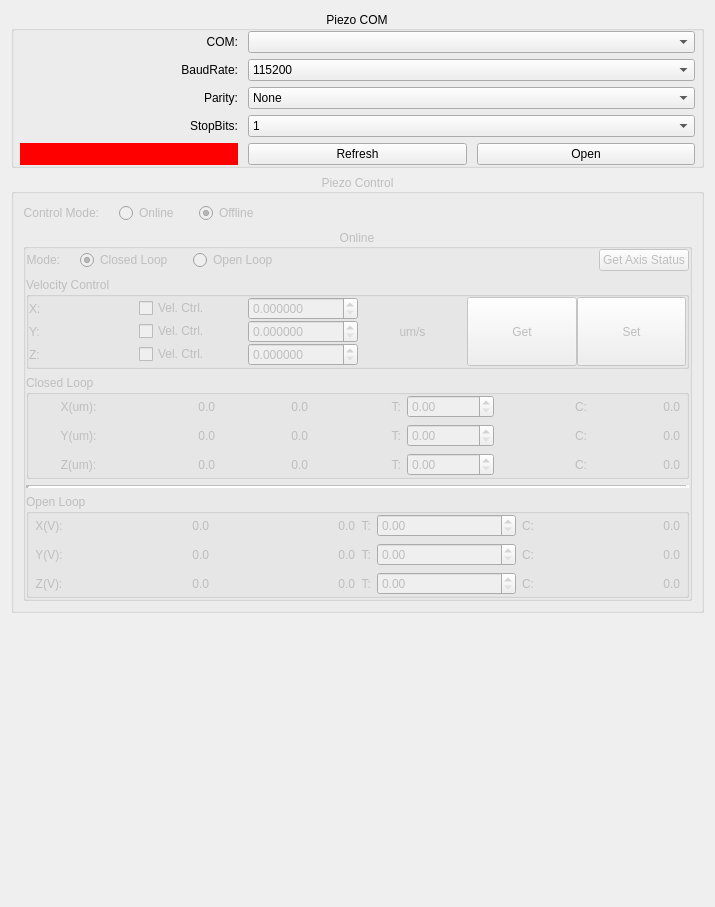
<?xml version="1.0" encoding="UTF-8"?>
<ui version="4.0">
 <class>Piezo_Config_Window</class>
 <widget class="QWidget" name="Piezo_Config_Window">
  <property name="geometry">
   <rect>
    <x>0</x>
    <y>0</y>
    <width>715</width>
    <height>907</height>
   </rect>
  </property>
  <property name="windowTitle">
   <string>Piezo Configuration</string>
  </property>
  <layout class="QVBoxLayout" name="verticalLayout_6">
   <item>
    <widget class="QGroupBox" name="groupBox_COM">
     <property name="title">
      <string>Piezo COM</string>
     </property>
     <property name="alignment">
      <set>Qt::AlignCenter</set>
     </property>
     <layout class="QVBoxLayout" name="verticalLayout_12">
      <property name="leftMargin">
       <number>0</number>
      </property>
      <property name="topMargin">
       <number>0</number>
      </property>
      <property name="rightMargin">
       <number>0</number>
      </property>
      <property name="bottomMargin">
       <number>0</number>
      </property>
      <item>
       <layout class="QGridLayout" name="gridLayout_7">
        <property name="leftMargin">
         <number>6</number>
        </property>
        <property name="rightMargin">
         <number>6</number>
        </property>
        <property name="horizontalSpacing">
         <number>10</number>
        </property>
        <item row="1" column="0">
         <widget class="QLabel" name="label_22">
          <property name="text">
           <string>BaudRate:</string>
          </property>
          <property name="alignment">
           <set>Qt::AlignRight|Qt::AlignTrailing|Qt::AlignVCenter</set>
          </property>
         </widget>
        </item>
        <item row="0" column="1" colspan="2">
         <widget class="QComboBox" name="comboBox_COM">
          <property name="enabled">
           <bool>true</bool>
          </property>
          <property name="sizePolicy">
           <sizepolicy hsizetype="Preferred" vsizetype="Fixed">
            <horstretch>0</horstretch>
            <verstretch>0</verstretch>
           </sizepolicy>
          </property>
         </widget>
        </item>
        <item row="2" column="1" colspan="2">
         <widget class="QComboBox" name="comboBox_COM_Parity">
          <property name="currentIndex">
           <number>0</number>
          </property>
          <item>
           <property name="text">
            <string>None</string>
           </property>
          </item>
          <item>
           <property name="text">
            <string>ODD</string>
           </property>
          </item>
          <item>
           <property name="text">
            <string>EVEN</string>
           </property>
          </item>
         </widget>
        </item>
        <item row="4" column="0">
         <widget class="QLabel" name="label_COM_Status">
          <property name="styleSheet">
           <string notr="true">background : red</string>
          </property>
          <property name="text">
           <string/>
          </property>
          <property name="alignment">
           <set>Qt::AlignCenter</set>
          </property>
          <property name="margin">
           <number>0</number>
          </property>
         </widget>
        </item>
        <item row="0" column="0">
         <widget class="QLabel" name="label_21">
          <property name="text">
           <string>COM:</string>
          </property>
          <property name="alignment">
           <set>Qt::AlignRight|Qt::AlignTrailing|Qt::AlignVCenter</set>
          </property>
         </widget>
        </item>
        <item row="1" column="1" colspan="2">
         <widget class="QComboBox" name="comboBox_COM_Baudrate">
          <property name="currentIndex">
           <number>4</number>
          </property>
          <item>
           <property name="text">
            <string>9600</string>
           </property>
          </item>
          <item>
           <property name="text">
            <string>19200</string>
           </property>
          </item>
          <item>
           <property name="text">
            <string>38400</string>
           </property>
          </item>
          <item>
           <property name="text">
            <string>57600</string>
           </property>
          </item>
          <item>
           <property name="text">
            <string>115200</string>
           </property>
          </item>
         </widget>
        </item>
        <item row="4" column="2">
         <widget class="QPushButton" name="pushButton_COM_Open">
          <property name="maximumSize">
           <size>
            <width>16777215</width>
            <height>16777215</height>
           </size>
          </property>
          <property name="text">
           <string>Open</string>
          </property>
          <property name="checkable">
           <bool>true</bool>
          </property>
          <property name="flat">
           <bool>false</bool>
          </property>
         </widget>
        </item>
        <item row="2" column="0">
         <widget class="QLabel" name="label_23">
          <property name="text">
           <string>Parity:</string>
          </property>
          <property name="alignment">
           <set>Qt::AlignRight|Qt::AlignTrailing|Qt::AlignVCenter</set>
          </property>
         </widget>
        </item>
        <item row="4" column="1">
         <widget class="QPushButton" name="pushButton_COM_Refresh">
          <property name="minimumSize">
           <size>
            <width>0</width>
            <height>0</height>
           </size>
          </property>
          <property name="maximumSize">
           <size>
            <width>16777215</width>
            <height>16777215</height>
           </size>
          </property>
          <property name="text">
           <string>Refresh</string>
          </property>
          <property name="checkable">
           <bool>false</bool>
          </property>
         </widget>
        </item>
        <item row="3" column="0">
         <widget class="QLabel" name="label_24">
          <property name="text">
           <string>StopBits:</string>
          </property>
          <property name="alignment">
           <set>Qt::AlignRight|Qt::AlignTrailing|Qt::AlignVCenter</set>
          </property>
         </widget>
        </item>
        <item row="3" column="1" colspan="2">
         <widget class="QComboBox" name="comboBox_COM_Stopbits">
          <property name="currentIndex">
           <number>0</number>
          </property>
          <item>
           <property name="text">
            <string>1</string>
           </property>
          </item>
          <item>
           <property name="text">
            <string>1.5</string>
           </property>
          </item>
          <item>
           <property name="text">
            <string>2</string>
           </property>
          </item>
         </widget>
        </item>
       </layout>
      </item>
     </layout>
    </widget>
   </item>
   <item>
    <widget class="QGroupBox" name="groupBox_Control">
     <property name="enabled">
      <bool>false</bool>
     </property>
     <property name="title">
      <string>Piezo Control</string>
     </property>
     <property name="alignment">
      <set>Qt::AlignCenter</set>
     </property>
     <layout class="QVBoxLayout" name="verticalLayout_2">
      <item>
       <layout class="QHBoxLayout" name="horizontalLayout_4">
        <property name="spacing">
         <number>20</number>
        </property>
        <item>
         <widget class="QLabel" name="label_2">
          <property name="text">
           <string>Control Mode:</string>
          </property>
          <property name="alignment">
           <set>Qt::AlignRight|Qt::AlignTrailing|Qt::AlignVCenter</set>
          </property>
         </widget>
        </item>
        <item>
         <widget class="QRadioButton" name="radioButton_Online">
          <property name="text">
           <string>Online</string>
          </property>
         </widget>
        </item>
        <item>
         <widget class="QRadioButton" name="radioButton_Offline">
          <property name="text">
           <string>Offline</string>
          </property>
          <property name="checked">
           <bool>true</bool>
          </property>
         </widget>
        </item>
        <item>
         <spacer name="horizontalSpacer_2">
          <property name="orientation">
           <enum>Qt::Horizontal</enum>
          </property>
          <property name="sizeHint" stdset="0">
           <size>
            <width>40</width>
            <height>20</height>
           </size>
          </property>
         </spacer>
        </item>
       </layout>
      </item>
      <item>
       <widget class="QGroupBox" name="groupBox_Control_Online">
        <property name="enabled">
         <bool>false</bool>
        </property>
        <property name="title">
         <string>Online</string>
        </property>
        <property name="alignment">
         <set>Qt::AlignCenter</set>
        </property>
        <layout class="QVBoxLayout" name="verticalLayout_3">
         <property name="leftMargin">
          <number>0</number>
         </property>
         <property name="topMargin">
          <number>0</number>
         </property>
         <property name="rightMargin">
          <number>0</number>
         </property>
         <property name="bottomMargin">
          <number>0</number>
         </property>
         <item>
          <layout class="QHBoxLayout" name="horizontalLayout" stretch="0,0,0,0,0">
           <property name="spacing">
            <number>20</number>
           </property>
           <item>
            <widget class="QLabel" name="label">
             <property name="text">
              <string>Mode:</string>
             </property>
             <property name="alignment">
              <set>Qt::AlignRight|Qt::AlignTrailing|Qt::AlignVCenter</set>
             </property>
            </widget>
           </item>
           <item>
            <widget class="QRadioButton" name="radioButton_ClosedLoop">
             <property name="text">
              <string>Closed Loop</string>
             </property>
             <property name="checked">
              <bool>true</bool>
             </property>
            </widget>
           </item>
           <item>
            <widget class="QRadioButton" name="radioButton_OpenLoop">
             <property name="text">
              <string>Open Loop</string>
             </property>
            </widget>
           </item>
           <item>
            <spacer name="horizontalSpacer">
             <property name="orientation">
              <enum>Qt::Horizontal</enum>
             </property>
             <property name="sizeHint" stdset="0">
              <size>
               <width>40</width>
               <height>20</height>
              </size>
             </property>
            </spacer>
           </item>
           <item>
            <widget class="QPushButton" name="pushButton_Sync">
             <property name="text">
              <string>Get Axis Status</string>
             </property>
            </widget>
           </item>
          </layout>
         </item>
         <item>
          <widget class="QGroupBox" name="groupBox_VelControl">
           <property name="title">
            <string>Velocity Control</string>
           </property>
           <layout class="QVBoxLayout" name="verticalLayout">
            <property name="spacing">
             <number>0</number>
            </property>
            <property name="leftMargin">
             <number>0</number>
            </property>
            <property name="topMargin">
             <number>0</number>
            </property>
            <property name="rightMargin">
             <number>0</number>
            </property>
            <property name="bottomMargin">
             <number>0</number>
            </property>
            <item>
             <layout class="QGridLayout" name="gridLayout">
              <item row="0" column="0">
               <widget class="QLabel" name="label_56">
                <property name="text">
                 <string>X:</string>
                </property>
                <property name="alignment">
                 <set>Qt::AlignLeading|Qt::AlignLeft|Qt::AlignVCenter</set>
                </property>
               </widget>
              </item>
              <item row="0" column="1">
               <widget class="QCheckBox" name="checkBox_VelCtrlX">
                <property name="text">
                 <string>Vel. Ctrl.</string>
                </property>
               </widget>
              </item>
              <item row="0" column="2">
               <widget class="QDoubleSpinBox" name="doubleSpinBox_XVel">
                <property name="keyboardTracking">
                 <bool>false</bool>
                </property>
                <property name="decimals">
                 <number>6</number>
                </property>
                <property name="maximum">
                 <double>100.000000000000000</double>
                </property>
                <property name="singleStep">
                 <double>0.010000000000000</double>
                </property>
               </widget>
              </item>
              <item row="0" column="3" rowspan="3">
               <widget class="QLabel" name="label_VelUnit">
                <property name="text">
                 <string>um/s</string>
                </property>
                <property name="alignment">
                 <set>Qt::AlignCenter</set>
                </property>
               </widget>
              </item>
              <item row="1" column="0">
               <widget class="QLabel" name="label_55">
                <property name="text">
                 <string>Y:</string>
                </property>
                <property name="alignment">
                 <set>Qt::AlignLeading|Qt::AlignLeft|Qt::AlignVCenter</set>
                </property>
               </widget>
              </item>
              <item row="1" column="1">
               <widget class="QCheckBox" name="checkBox_VelCtrlY">
                <property name="text">
                 <string>Vel. Ctrl.</string>
                </property>
               </widget>
              </item>
              <item row="1" column="2">
               <widget class="QDoubleSpinBox" name="doubleSpinBox_YVel">
                <property name="keyboardTracking">
                 <bool>false</bool>
                </property>
                <property name="decimals">
                 <number>6</number>
                </property>
                <property name="maximum">
                 <double>100.000000000000000</double>
                </property>
                <property name="singleStep">
                 <double>0.010000000000000</double>
                </property>
               </widget>
              </item>
              <item row="2" column="0">
               <widget class="QLabel" name="label_54">
                <property name="text">
                 <string>Z:</string>
                </property>
                <property name="alignment">
                 <set>Qt::AlignLeading|Qt::AlignLeft|Qt::AlignVCenter</set>
                </property>
               </widget>
              </item>
              <item row="2" column="1">
               <widget class="QCheckBox" name="checkBox_VelCtrlZ">
                <property name="text">
                 <string>Vel. Ctrl.</string>
                </property>
               </widget>
              </item>
              <item row="2" column="2">
               <widget class="QDoubleSpinBox" name="doubleSpinBox_ZVel">
                <property name="keyboardTracking">
                 <bool>false</bool>
                </property>
                <property name="decimals">
                 <number>6</number>
                </property>
                <property name="maximum">
                 <double>100.000000000000000</double>
                </property>
                <property name="singleStep">
                 <double>0.010000000000000</double>
                </property>
               </widget>
              </item>
              <item row="0" column="4" rowspan="3">
               <widget class="QPushButton" name="pushButton_GetVel">
                <property name="sizePolicy">
                 <sizepolicy hsizetype="Minimum" vsizetype="MinimumExpanding">
                  <horstretch>0</horstretch>
                  <verstretch>0</verstretch>
                 </sizepolicy>
                </property>
                <property name="text">
                 <string>Get</string>
                </property>
               </widget>
              </item>
              <item row="0" column="5" rowspan="3">
               <widget class="QPushButton" name="pushButton_SetVel">
                <property name="sizePolicy">
                 <sizepolicy hsizetype="Minimum" vsizetype="MinimumExpanding">
                  <horstretch>0</horstretch>
                  <verstretch>0</verstretch>
                 </sizepolicy>
                </property>
                <property name="text">
                 <string>Set</string>
                </property>
               </widget>
              </item>
             </layout>
            </item>
           </layout>
          </widget>
         </item>
         <item>
          <widget class="QGroupBox" name="groupBox_Control_ClosedLoop">
           <property name="enabled">
            <bool>false</bool>
           </property>
           <property name="title">
            <string>Closed Loop</string>
           </property>
           <layout class="QVBoxLayout" name="verticalLayout_4">
            <property name="leftMargin">
             <number>0</number>
            </property>
            <property name="topMargin">
             <number>0</number>
            </property>
            <property name="rightMargin">
             <number>0</number>
            </property>
            <property name="bottomMargin">
             <number>0</number>
            </property>
            <item>
             <layout class="QGridLayout" name="gridLayout_ClosedLoop" columnstretch="0,0,0,0,0,0,0">
              <property name="leftMargin">
               <number>6</number>
              </property>
              <property name="rightMargin">
               <number>6</number>
              </property>
              <item row="1" column="2">
               <widget class="QLabel" name="label_YMAX_C">
                <property name="text">
                 <string>0.0</string>
                </property>
                <property name="alignment">
                 <set>Qt::AlignRight|Qt::AlignTrailing|Qt::AlignVCenter</set>
                </property>
               </widget>
              </item>
              <item row="1" column="3">
               <widget class="QLabel" name="label_47">
                <property name="text">
                 <string>T:</string>
                </property>
                <property name="alignment">
                 <set>Qt::AlignRight|Qt::AlignTrailing|Qt::AlignVCenter</set>
                </property>
               </widget>
              </item>
              <item row="2" column="2">
               <widget class="QLabel" name="label_ZMAX_C">
                <property name="text">
                 <string>0.0</string>
                </property>
                <property name="alignment">
                 <set>Qt::AlignRight|Qt::AlignTrailing|Qt::AlignVCenter</set>
                </property>
               </widget>
              </item>
              <item row="0" column="3">
               <widget class="QLabel" name="label_50">
                <property name="text">
                 <string>T:</string>
                </property>
                <property name="alignment">
                 <set>Qt::AlignRight|Qt::AlignTrailing|Qt::AlignVCenter</set>
                </property>
               </widget>
              </item>
              <item row="0" column="2">
               <widget class="QLabel" name="label_XMAX_C">
                <property name="text">
                 <string>0.0</string>
                </property>
                <property name="alignment">
                 <set>Qt::AlignRight|Qt::AlignTrailing|Qt::AlignVCenter</set>
                </property>
               </widget>
              </item>
              <item row="2" column="5">
               <widget class="QLabel" name="label_52">
                <property name="text">
                 <string>C:</string>
                </property>
                <property name="alignment">
                 <set>Qt::AlignRight|Qt::AlignTrailing|Qt::AlignVCenter</set>
                </property>
               </widget>
              </item>
              <item row="0" column="6">
               <widget class="QLabel" name="label_XCurrentPos_C">
                <property name="text">
                 <string>0.0</string>
                </property>
                <property name="alignment">
                 <set>Qt::AlignRight|Qt::AlignTrailing|Qt::AlignVCenter</set>
                </property>
               </widget>
              </item>
              <item row="1" column="5">
               <widget class="QLabel" name="label_53">
                <property name="text">
                 <string>C:</string>
                </property>
                <property name="alignment">
                 <set>Qt::AlignRight|Qt::AlignTrailing|Qt::AlignVCenter</set>
                </property>
               </widget>
              </item>
              <item row="2" column="4">
               <widget class="QDoubleSpinBox" name="doubleSpinBox_ZTarget_C">
                <property name="keyboardTracking">
                 <bool>false</bool>
                </property>
                <property name="maximum">
                 <double>100.000000000000000</double>
                </property>
                <property name="singleStep">
                 <double>0.010000000000000</double>
                </property>
               </widget>
              </item>
              <item row="0" column="4">
               <widget class="QDoubleSpinBox" name="doubleSpinBox_XTarget_C">
                <property name="keyboardTracking">
                 <bool>false</bool>
                </property>
                <property name="maximum">
                 <double>100.000000000000000</double>
                </property>
                <property name="singleStep">
                 <double>0.010000000000000</double>
                </property>
               </widget>
              </item>
              <item row="2" column="1">
               <widget class="QLabel" name="label_ZMIN_C">
                <property name="text">
                 <string>0.0</string>
                </property>
                <property name="alignment">
                 <set>Qt::AlignRight|Qt::AlignTrailing|Qt::AlignVCenter</set>
                </property>
               </widget>
              </item>
              <item row="0" column="5">
               <widget class="QLabel" name="label_49">
                <property name="text">
                 <string>C:</string>
                </property>
                <property name="alignment">
                 <set>Qt::AlignRight|Qt::AlignTrailing|Qt::AlignVCenter</set>
                </property>
               </widget>
              </item>
              <item row="1" column="1">
               <widget class="QLabel" name="label_YMIN_C">
                <property name="text">
                 <string>0.0</string>
                </property>
                <property name="alignment">
                 <set>Qt::AlignRight|Qt::AlignTrailing|Qt::AlignVCenter</set>
                </property>
               </widget>
              </item>
              <item row="0" column="1">
               <widget class="QLabel" name="label_XMIN_C">
                <property name="text">
                 <string>0.0</string>
                </property>
                <property name="alignment">
                 <set>Qt::AlignRight|Qt::AlignTrailing|Qt::AlignVCenter</set>
                </property>
               </widget>
              </item>
              <item row="2" column="3">
               <widget class="QLabel" name="label_45">
                <property name="text">
                 <string>T:</string>
                </property>
                <property name="alignment">
                 <set>Qt::AlignRight|Qt::AlignTrailing|Qt::AlignVCenter</set>
                </property>
               </widget>
              </item>
              <item row="2" column="6">
               <widget class="QLabel" name="label_ZCurrentPos_C">
                <property name="text">
                 <string>0.0</string>
                </property>
                <property name="alignment">
                 <set>Qt::AlignRight|Qt::AlignTrailing|Qt::AlignVCenter</set>
                </property>
               </widget>
              </item>
              <item row="1" column="6">
               <widget class="QLabel" name="label_YCurrentPos_C">
                <property name="text">
                 <string>0.0</string>
                </property>
                <property name="alignment">
                 <set>Qt::AlignRight|Qt::AlignTrailing|Qt::AlignVCenter</set>
                </property>
               </widget>
              </item>
              <item row="1" column="4">
               <widget class="QDoubleSpinBox" name="doubleSpinBox_YTarget_C">
                <property name="keyboardTracking">
                 <bool>false</bool>
                </property>
                <property name="maximum">
                 <double>100.000000000000000</double>
                </property>
                <property name="singleStep">
                 <double>0.010000000000000</double>
                </property>
               </widget>
              </item>
              <item row="0" column="0">
               <widget class="QLabel" name="label_46">
                <property name="text">
                 <string>X(um):</string>
                </property>
                <property name="alignment">
                 <set>Qt::AlignCenter</set>
                </property>
               </widget>
              </item>
              <item row="1" column="0">
               <widget class="QLabel" name="label_48">
                <property name="text">
                 <string>Y(um):</string>
                </property>
                <property name="alignment">
                 <set>Qt::AlignCenter</set>
                </property>
               </widget>
              </item>
              <item row="2" column="0">
               <widget class="QLabel" name="label_51">
                <property name="text">
                 <string>Z(um):</string>
                </property>
                <property name="alignment">
                 <set>Qt::AlignCenter</set>
                </property>
               </widget>
              </item>
             </layout>
            </item>
           </layout>
          </widget>
         </item>
         <item>
          <widget class="Line" name="line">
           <property name="lineWidth">
            <number>4</number>
           </property>
           <property name="orientation">
            <enum>Qt::Horizontal</enum>
           </property>
          </widget>
         </item>
         <item>
          <widget class="QGroupBox" name="groupBox_Control_OpenLoop">
           <property name="enabled">
            <bool>false</bool>
           </property>
           <property name="title">
            <string>Open Loop</string>
           </property>
           <layout class="QVBoxLayout" name="verticalLayout_5">
            <property name="leftMargin">
             <number>0</number>
            </property>
            <property name="topMargin">
             <number>0</number>
            </property>
            <property name="rightMargin">
             <number>0</number>
            </property>
            <property name="bottomMargin">
             <number>0</number>
            </property>
            <item>
             <layout class="QGridLayout" name="gridLayout_OpenLoop" columnstretch="0,1,1,0,1,0,1">
              <property name="leftMargin">
               <number>6</number>
              </property>
              <property name="rightMargin">
               <number>6</number>
              </property>
              <item row="1" column="1">
               <widget class="QLabel" name="label_YMIN_O">
                <property name="text">
                 <string>0.0</string>
                </property>
                <property name="alignment">
                 <set>Qt::AlignRight|Qt::AlignTrailing|Qt::AlignVCenter</set>
                </property>
               </widget>
              </item>
              <item row="0" column="2">
               <widget class="QLabel" name="label_XMAX_O">
                <property name="text">
                 <string>0.0</string>
                </property>
                <property name="alignment">
                 <set>Qt::AlignRight|Qt::AlignTrailing|Qt::AlignVCenter</set>
                </property>
               </widget>
              </item>
              <item row="2" column="3">
               <widget class="QLabel" name="label_29">
                <property name="text">
                 <string>T:</string>
                </property>
                <property name="alignment">
                 <set>Qt::AlignRight|Qt::AlignTrailing|Qt::AlignVCenter</set>
                </property>
               </widget>
              </item>
              <item row="2" column="6">
               <widget class="QLabel" name="label_ZCurrentPos_O">
                <property name="text">
                 <string>0.0</string>
                </property>
                <property name="alignment">
                 <set>Qt::AlignRight|Qt::AlignTrailing|Qt::AlignVCenter</set>
                </property>
               </widget>
              </item>
              <item row="0" column="0">
               <widget class="QLabel" name="label_33">
                <property name="text">
                 <string>X(V):</string>
                </property>
                <property name="alignment">
                 <set>Qt::AlignCenter</set>
                </property>
               </widget>
              </item>
              <item row="1" column="3">
               <widget class="QLabel" name="label_35">
                <property name="text">
                 <string>T:</string>
                </property>
                <property name="alignment">
                 <set>Qt::AlignRight|Qt::AlignTrailing|Qt::AlignVCenter</set>
                </property>
               </widget>
              </item>
              <item row="1" column="0">
               <widget class="QLabel" name="label_28">
                <property name="text">
                 <string>Y(V):</string>
                </property>
                <property name="alignment">
                 <set>Qt::AlignCenter</set>
                </property>
               </widget>
              </item>
              <item row="2" column="2">
               <widget class="QLabel" name="label_ZMAX_O">
                <property name="text">
                 <string>0.0</string>
                </property>
                <property name="alignment">
                 <set>Qt::AlignRight|Qt::AlignTrailing|Qt::AlignVCenter</set>
                </property>
               </widget>
              </item>
              <item row="0" column="5">
               <widget class="QLabel" name="label_30">
                <property name="text">
                 <string>C:</string>
                </property>
                <property name="alignment">
                 <set>Qt::AlignRight|Qt::AlignTrailing|Qt::AlignVCenter</set>
                </property>
               </widget>
              </item>
              <item row="0" column="1">
               <widget class="QLabel" name="label_XMIN_O">
                <property name="text">
                 <string>0.0</string>
                </property>
                <property name="alignment">
                 <set>Qt::AlignRight|Qt::AlignTrailing|Qt::AlignVCenter</set>
                </property>
               </widget>
              </item>
              <item row="0" column="4">
               <widget class="QDoubleSpinBox" name="doubleSpinBox_XTarget_O">
                <property name="keyboardTracking">
                 <bool>false</bool>
                </property>
                <property name="maximum">
                 <double>100.000000000000000</double>
                </property>
                <property name="singleStep">
                 <double>0.010000000000000</double>
                </property>
               </widget>
              </item>
              <item row="0" column="6">
               <widget class="QLabel" name="label_XCurrentPos_O">
                <property name="text">
                 <string>0.0</string>
                </property>
                <property name="alignment">
                 <set>Qt::AlignRight|Qt::AlignTrailing|Qt::AlignVCenter</set>
                </property>
               </widget>
              </item>
              <item row="1" column="6">
               <widget class="QLabel" name="label_YCurrentPos_O">
                <property name="text">
                 <string>0.0</string>
                </property>
                <property name="alignment">
                 <set>Qt::AlignRight|Qt::AlignTrailing|Qt::AlignVCenter</set>
                </property>
               </widget>
              </item>
              <item row="1" column="4">
               <widget class="QDoubleSpinBox" name="doubleSpinBox_YTarget_O">
                <property name="keyboardTracking">
                 <bool>false</bool>
                </property>
                <property name="maximum">
                 <double>100.000000000000000</double>
                </property>
                <property name="singleStep">
                 <double>0.010000000000000</double>
                </property>
               </widget>
              </item>
              <item row="0" column="3">
               <widget class="QLabel" name="label_27">
                <property name="text">
                 <string>T:</string>
                </property>
                <property name="alignment">
                 <set>Qt::AlignRight|Qt::AlignTrailing|Qt::AlignVCenter</set>
                </property>
               </widget>
              </item>
              <item row="2" column="0">
               <widget class="QLabel" name="label_34">
                <property name="text">
                 <string>Z(V):</string>
                </property>
                <property name="alignment">
                 <set>Qt::AlignCenter</set>
                </property>
               </widget>
              </item>
              <item row="1" column="2">
               <widget class="QLabel" name="label_YMAX_O">
                <property name="text">
                 <string>0.0</string>
                </property>
                <property name="alignment">
                 <set>Qt::AlignRight|Qt::AlignTrailing|Qt::AlignVCenter</set>
                </property>
               </widget>
              </item>
              <item row="2" column="5">
               <widget class="QLabel" name="label_32">
                <property name="text">
                 <string>C:</string>
                </property>
                <property name="alignment">
                 <set>Qt::AlignRight|Qt::AlignTrailing|Qt::AlignVCenter</set>
                </property>
               </widget>
              </item>
              <item row="2" column="4">
               <widget class="QDoubleSpinBox" name="doubleSpinBox_ZTarget_O">
                <property name="keyboardTracking">
                 <bool>false</bool>
                </property>
                <property name="maximum">
                 <double>100.000000000000000</double>
                </property>
                <property name="singleStep">
                 <double>0.010000000000000</double>
                </property>
               </widget>
              </item>
              <item row="1" column="5">
               <widget class="QLabel" name="label_31">
                <property name="text">
                 <string>C:</string>
                </property>
                <property name="alignment">
                 <set>Qt::AlignRight|Qt::AlignTrailing|Qt::AlignVCenter</set>
                </property>
               </widget>
              </item>
              <item row="2" column="1">
               <widget class="QLabel" name="label_ZMIN_O">
                <property name="text">
                 <string>0.0</string>
                </property>
                <property name="alignment">
                 <set>Qt::AlignRight|Qt::AlignTrailing|Qt::AlignVCenter</set>
                </property>
               </widget>
              </item>
             </layout>
            </item>
           </layout>
          </widget>
         </item>
        </layout>
       </widget>
      </item>
     </layout>
    </widget>
   </item>
   <item>
    <spacer name="verticalSpacer">
     <property name="orientation">
      <enum>Qt::Vertical</enum>
     </property>
     <property name="sizeHint" stdset="0">
      <size>
       <width>20</width>
       <height>15</height>
      </size>
     </property>
    </spacer>
   </item>
  </layout>
 </widget>
 <tabstops>
  <tabstop>comboBox_COM</tabstop>
  <tabstop>comboBox_COM_Baudrate</tabstop>
  <tabstop>comboBox_COM_Parity</tabstop>
  <tabstop>comboBox_COM_Stopbits</tabstop>
  <tabstop>pushButton_COM_Refresh</tabstop>
  <tabstop>pushButton_COM_Open</tabstop>
  <tabstop>radioButton_Online</tabstop>
  <tabstop>radioButton_Offline</tabstop>
  <tabstop>radioButton_ClosedLoop</tabstop>
  <tabstop>radioButton_OpenLoop</tabstop>
  <tabstop>pushButton_Sync</tabstop>
  <tabstop>doubleSpinBox_XTarget_C</tabstop>
  <tabstop>doubleSpinBox_YTarget_C</tabstop>
  <tabstop>doubleSpinBox_ZTarget_C</tabstop>
  <tabstop>doubleSpinBox_XTarget_O</tabstop>
  <tabstop>doubleSpinBox_YTarget_O</tabstop>
  <tabstop>doubleSpinBox_ZTarget_O</tabstop>
 </tabstops>
 <resources/>
 <connections/>
</ui>
